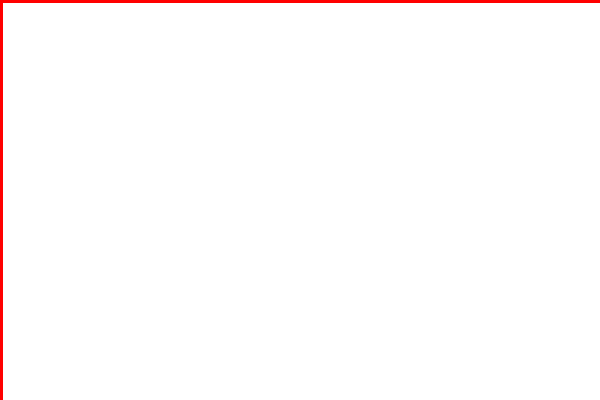
Frame 1 (no input)
Frame 60 (the mouse pressed at the canvas centre just before this capture): identical to frame 1, image omitted
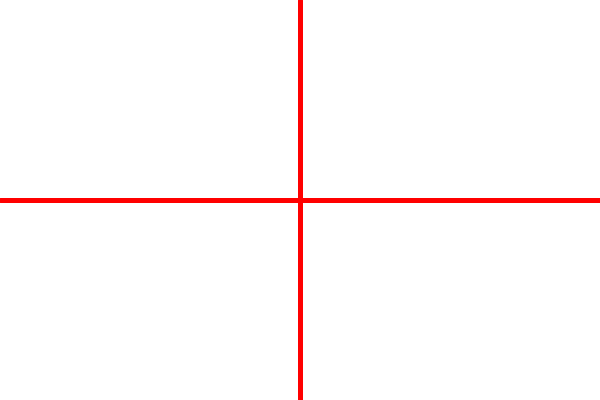
Frame 120 (the mouse held since frame 60 and released just before this capture)

The Processing sketch that drew these frames (run headless with seeded random() and noise(); from frame 60 on, the mouse is pressed at the canvas centre):

// Processing sketch: crossline
// ── crossline.pde
void setup(){
  size(600,400);
}

void draw(){
  background(255);
  stroke(255,0,0);
  strokeWeight(5);
  line(0,mouseY, mouseX,mouseY);
  line(mouseX,mouseY, mouseX,width);
  line(mouseX,0, mouseX,mouseY);
  line(mouseX,mouseY, width,mouseY);
}
